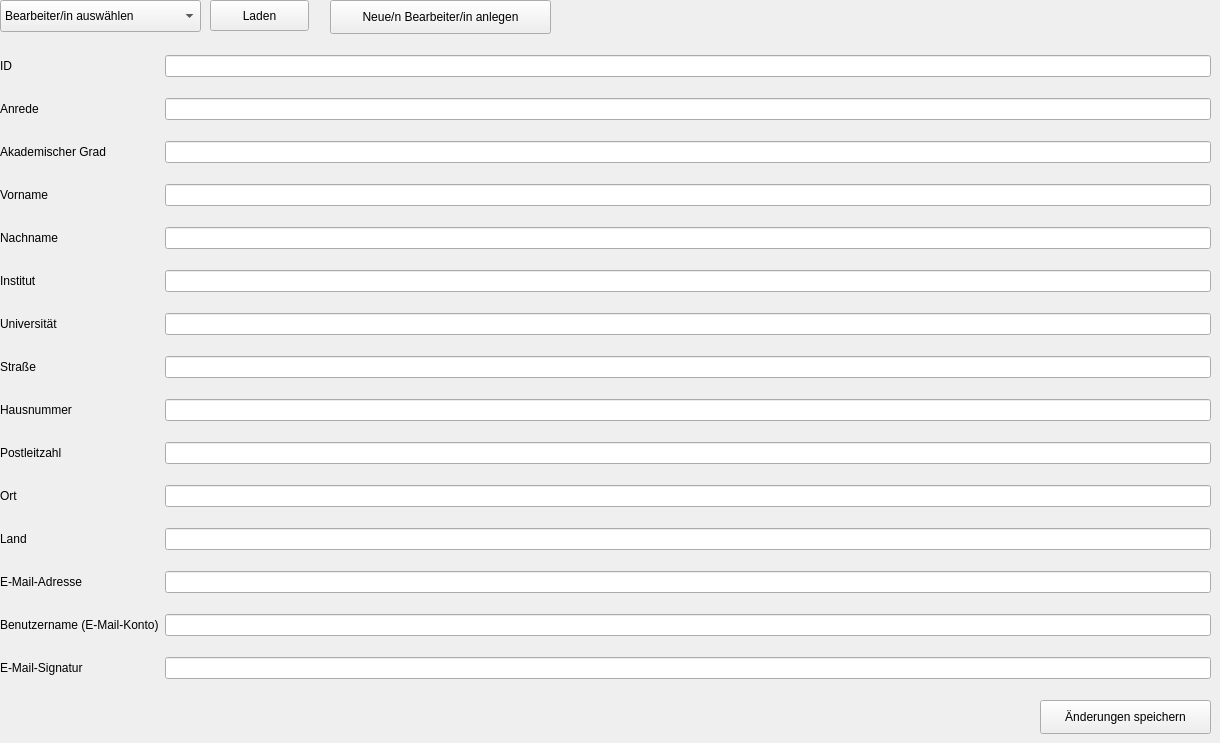
    <widget class="QWidget" name="Bearbeiter_in">
     <widget class="QWidget" name="gridLayoutWidget_6">
      <property name="geometry">
       <rect>
        <x>0</x>
        <y>40</y>
        <width>1211</width>
        <height>658</height>
       </rect>
      </property>
      <layout class="QGridLayout" name="gridLayout_9">
       <item row="5" column="2">
        <widget class="QLineEdit" name="lineEditBInstitut"/>
       </item>
       <item row="0" column="0">
        <widget class="QLabel" name="labelBId">
         <property name="text">
          <string>ID</string>
         </property>
        </widget>
       </item>
       <item row="8" column="0">
        <widget class="QLabel" name="labelBHausnr">
         <property name="text">
          <string>Hausnummer</string>
         </property>
        </widget>
       </item>
       <item row="2" column="0">
        <widget class="QLabel" name="labelBAkadGrad">
         <property name="text">
          <string>Akademischer Grad</string>
         </property>
        </widget>
       </item>
       <item row="1" column="2">
        <widget class="QLineEdit" name="lineEditBAnrede"/>
       </item>
       <item row="6" column="2">
        <widget class="QLineEdit" name="lineEditBUni"/>
       </item>
       <item row="11" column="0">
        <widget class="QLabel" name="labelBLand">
         <property name="text">
          <string>Land</string>
         </property>
        </widget>
       </item>
       <item row="6" column="0">
        <widget class="QLabel" name="labelBUni">
         <property name="text">
          <string>Universität</string>
         </property>
        </widget>
       </item>
       <item row="10" column="0">
        <widget class="QLabel" name="labelBOrt">
         <property name="text">
          <string>Ort</string>
         </property>
        </widget>
       </item>
       <item row="1" column="0">
        <widget class="QLabel" name="labelBAnrede">
         <property name="text">
          <string>Anrede</string>
         </property>
        </widget>
       </item>
       <item row="15" column="0">
        <widget class="QLabel" name="labelBSignatur">
         <property name="text">
          <string>E-Mail-Signatur</string>
         </property>
        </widget>
       </item>
       <item row="8" column="2">
        <widget class="QLineEdit" name="lineEditBHausnr"/>
       </item>
       <item row="7" column="2">
        <widget class="QLineEdit" name="lineEditBStr"/>
       </item>
       <item row="4" column="0">
        <widget class="QLabel" name="labelBNachname">
         <property name="text">
          <string>Nachname</string>
         </property>
        </widget>
       </item>
       <item row="3" column="0">
        <widget class="QLabel" name="labelBVorname">
         <property name="text">
          <string>Vorname</string>
         </property>
        </widget>
       </item>
       <item row="4" column="2">
        <widget class="QLineEdit" name="lineEditBNachname"/>
       </item>
       <item row="2" column="2">
        <widget class="QLineEdit" name="lineEditBAkadGrad"/>
       </item>
       <item row="12" column="0">
        <widget class="QLabel" name="labelBEMail">
         <property name="text">
          <string>E-Mail-Adresse</string>
         </property>
        </widget>
       </item>
       <item row="13" column="0">
        <widget class="QLabel" name="labelBLogin">
         <property name="text">
          <string>Benutzername (E-Mail-Konto)</string>
         </property>
        </widget>
       </item>
       <item row="0" column="2">
        <widget class="QLineEdit" name="lineEditBId"/>
       </item>
       <item row="7" column="0">
        <widget class="QLabel" name="labelBStr">
         <property name="text">
          <string>Straße</string>
         </property>
        </widget>
       </item>
       <item row="5" column="0">
        <widget class="QLabel" name="labelBInstitut">
         <property name="text">
          <string>Institut</string>
         </property>
        </widget>
       </item>
       <item row="9" column="0">
        <widget class="QLabel" name="labelBPlz">
         <property name="text">
          <string>Postleitzahl</string>
         </property>
        </widget>
       </item>
       <item row="13" column="2">
        <widget class="QLineEdit" name="lineEditBLogin"/>
       </item>
       <item row="12" column="2">
        <widget class="QLineEdit" name="lineEditBEMail"/>
       </item>
       <item row="3" column="2">
        <widget class="QLineEdit" name="lineEditBVorname"/>
       </item>
       <item row="10" column="2">
        <widget class="QLineEdit" name="lineEditBOrt"/>
       </item>
       <item row="11" column="2">
        <widget class="QLineEdit" name="lineEditBLand"/>
       </item>
       <item row="9" column="2">
        <widget class="QLineEdit" name="lineEditBPlz"/>
       </item>
       <item row="15" column="2">
        <widget class="QLineEdit" name="lineEditBEmailSignatur"/>
       </item>
      </layout>
     </widget>
     <widget class="QPushButton" name="pushButtonBNeuerBearbeiter">
      <property name="geometry">
       <rect>
        <x>330</x>
        <y>0</y>
        <width>221</width>
        <height>34</height>
       </rect>
      </property>
      <property name="text">
       <string>Neue/n Bearbeiter/in anlegen</string>
      </property>
     </widget>
     <widget class="QPushButton" name="pushButtonSpeichern">
      <property name="geometry">
       <rect>
        <x>1040</x>
        <y>700</y>
        <width>171</width>
        <height>34</height>
       </rect>
      </property>
      <property name="text">
       <string>Änderungen speichern</string>
      </property>
     </widget>
     <widget class="QComboBox" name="comboBoxBAuswaehlen">
      <property name="geometry">
       <rect>
        <x>0</x>
        <y>0</y>
        <width>201</width>
        <height>32</height>
       </rect>
      </property>
      <item>
       <property name="text">
        <string>Bearbeiter/in auswählen</string>
       </property>
      </item>
     </widget>
     <widget class="QPushButton" name="pushButton_4">
      <property name="geometry">
       <rect>
        <x>210</x>
        <y>0</y>
        <width>99</width>
        <height>31</height>
       </rect>
      </property>
      <property name="text">
       <string>Laden</string>
      </property>
     </widget>
    </widget>
